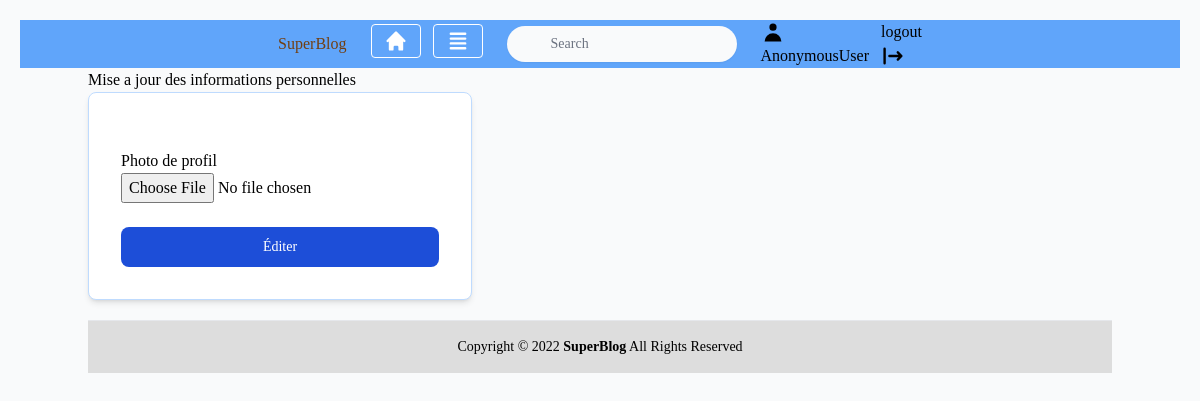
/user/avatar/1/, run on an earlier commit of the app's database.
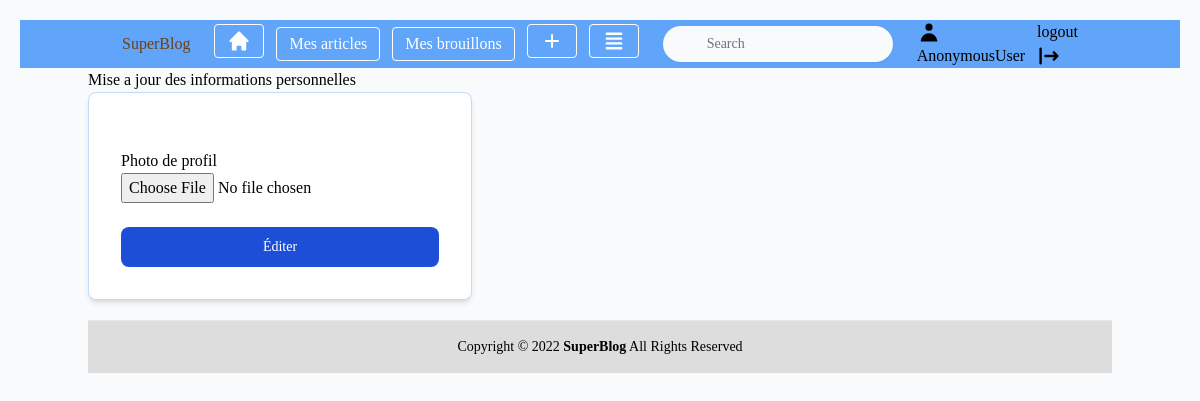
And on a later commit of the database.
### utilisateur/views.py (the view)
# urls.py: path('avatar/<int:pk>/', views.UpdateAvatar.as_view(), name='avatar_update'),
class UpdateAvatar(UpdateView):
	model = models.User
	template_name = "utilisateur/user_edit.html"
	fields = ["profile_photo"]

### utilisateur/templates/utilisateur/user_edit.html (shortened to what this page needs)
{% extends 'base.html' %}
{%load crispy_forms_tags %}
{% block content %}
    <h1>Mise a jour des informations personnelles</h1>
    <div class="p-4 w-full max-w-sm bg-white rounded-lg border border-blue-200 shadow-md sm:p-6 md:p-8 dark:bg-blue-800 dark:border-blue-700">
    <form class="space-y-6" method="POST">
        {{ form|crispy }}
        <input class="w-full text-white bg-blue-700 hover:bg-blue-800 focus:ring-4 focus:outline-none focus:ring-blue-300 font-medium rounded-lg text-sm px-5 py-2.5 text-center dark:bg-blue-600 dark:hover:bg-blue-700 dark:focus:ring-blue-800" type="submit" value="Éditer">
    </form>
{% endblock %}

What changed in the data, as far as the page shows it:
changed User: role empty → "BLOGGEUR" (drawn)
Also different on the page:
text now shown: "Mes articles Mes brouillons"
